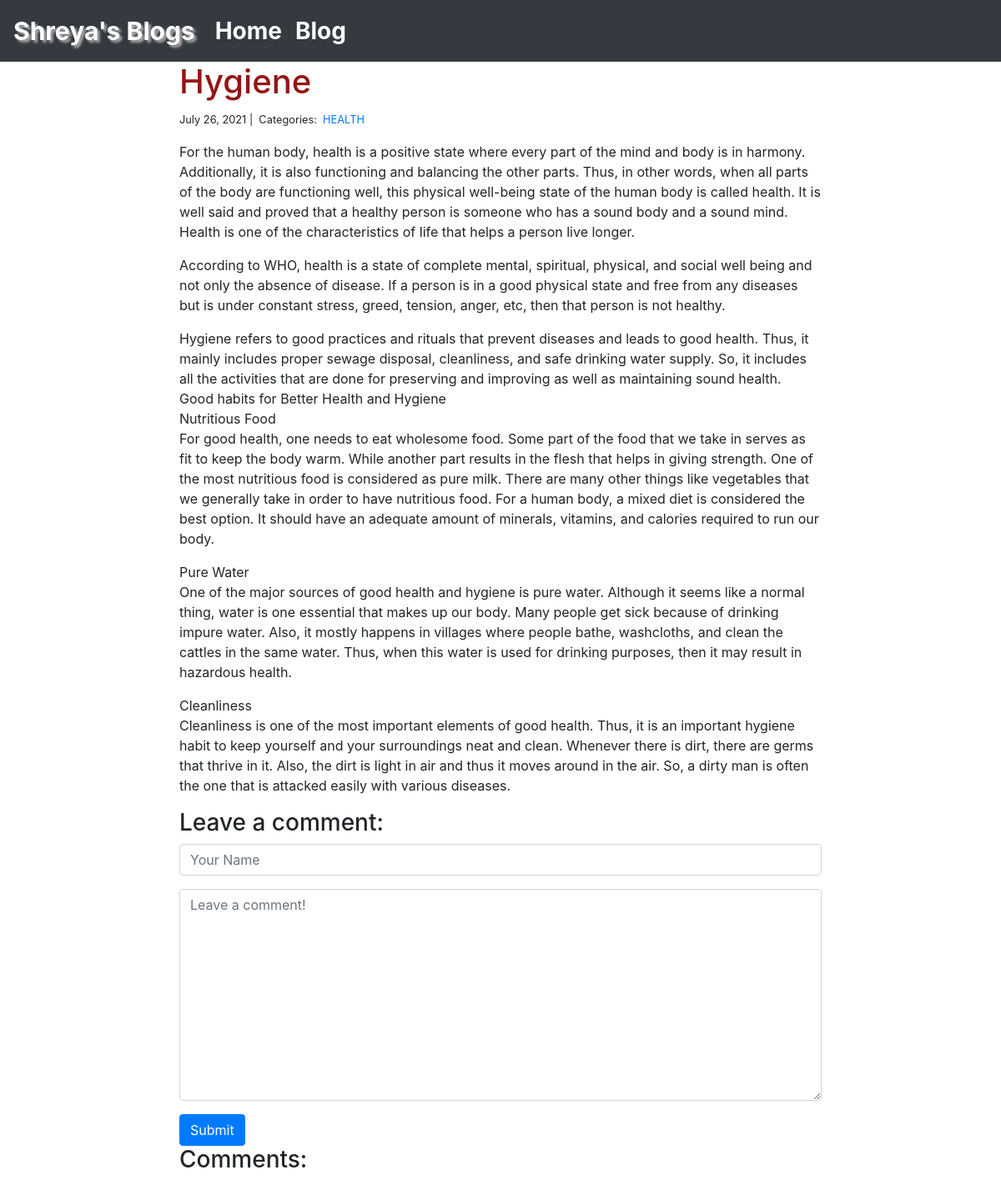
The app's page /blog/2/ with its own data.
### blog/models.py (models this page shows)
class Post(models.Model):
    title = models.CharField(max_length=255)
    body = models.TextField()
    created_on = models.DateTimeField(auto_now_add=True)
    last_modified = models.DateTimeField(auto_now=True)
    categories = models.ManyToManyField('Category', related_name='posts')

class Category(models.Model):
    name = models.CharField(max_length=20)

### blog/views.py (the view, shortened to what this page needs)
# urls.py: path("<int:pk>/", views.blog_detail, name="blog_detail"),
def blog_detail(request, pk):
    post = Post.objects.get(pk=pk)
    form = CommentForm()
    comments = Comment.objects.filter(post=post)
    context = {
        "post": post,
        "comments": comments,
         "form": form,
    }
    return render(request, "blog_detail.html", context)

### blog/forms.py
class CommentForm(forms.Form):
    author = forms.CharField(
        max_length=60,
        widget=forms.TextInput(attrs={
            "class": "form-control",
            "placeholder": "Your Name"
        })
    )
    body = forms.CharField(widget=forms.Textarea(
        attrs={
            "class": "form-control",
            "placeholder": "Leave a comment!"
        })
    )

### blog/templates/blog_detail.html (shortened to what this page needs)
{% extends "base.html" %}
{% block body %}
<div class="col-md-8 offset-md-2">
    <h1 style= "color:rgb(148, 21, 21)">{{ post.title }}</h1>
    <small>
        {{ post.created_on.date }} |&nbsp;
        Categories:&nbsp;
        {% for category in post.categories.all %}
        <a href="{% url 'blog_category' category.name %}">
            {{ category.name }}
        </a>&nbsp;
        {% endfor %}
    </small>
    <p>{{ post.body | linebreaks }}</p>
    <h3>Leave a comment:</h3>
    <form action="/blog/{{ post.pk }}/" method="post">
        <div class="form-group">
            {{ form.author }}
        </div>
        <div class="form-group">
            {{ form.body }}
        </div>
        <button type="submit" class="btn btn-primary">Submit</button>
    </form>
    <h3>Comments:</h3>
</div>
{% endblock body %}

### records on screen
Post: title "Hygiene", created_on "July 26, 2021", body "For the human body, health is a positive state where every part of the mind and body is in harmony. Additionally, it is also functioning and balancing the other parts. Thus, in other words, when all parts of the body are functioning well, this physical well-being state of the human body is called health. It is well said and proved that a healthy person is someone who has a sound body and a sound mind. Health is one of the characteristics of life that helps a person live longer. According to WHO, health is a state of complete mental, spiritual, physical, and social well being and not only the absence of disease. If a person is in a good physical state and free from any diseases but is under…"
Category: name "HEALTH"
